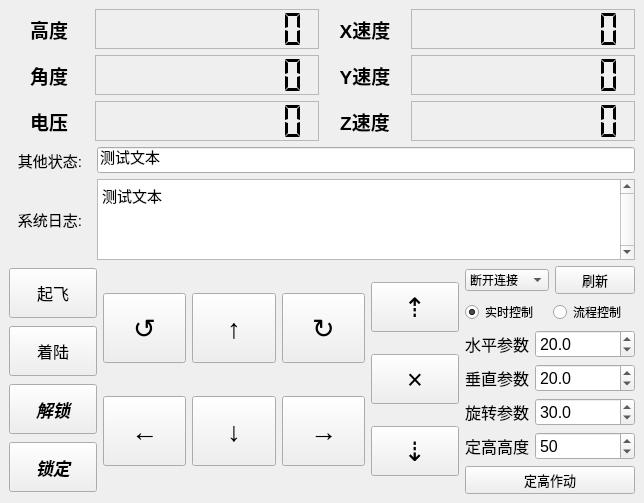
<?xml version="1.0" encoding="UTF-8"?>
<ui version="4.0">
 <class>MainWindow</class>
 <widget class="QMainWindow" name="MainWindow">
  <property name="geometry">
   <rect>
    <x>0</x>
    <y>0</y>
    <width>644</width>
    <height>503</height>
   </rect>
  </property>
  <property name="minimumSize">
   <size>
    <width>644</width>
    <height>503</height>
   </size>
  </property>
  <property name="maximumSize">
   <size>
    <width>644</width>
    <height>503</height>
   </size>
  </property>
  <property name="windowTitle">
   <string>上位机</string>
  </property>
  <widget class="QWidget" name="centralwidget">
   <layout class="QVBoxLayout" name="verticalLayout_8" stretch="0,0,1,0">
    <item>
     <layout class="QHBoxLayout" name="horizontalLayout_7">
      <item>
       <layout class="QVBoxLayout" name="verticalLayout">
        <item>
         <layout class="QHBoxLayout" name="horizontalLayout" stretch="0,1">
          <item>
           <widget class="QLabel" name="label">
            <property name="sizePolicy">
             <sizepolicy hsizetype="Minimum" vsizetype="Minimum">
              <horstretch>0</horstretch>
              <verstretch>0</verstretch>
             </sizepolicy>
            </property>
            <property name="minimumSize">
             <size>
              <width>80</width>
              <height>0</height>
             </size>
            </property>
            <property name="font">
             <font>
              <pointsize>14</pointsize>
              <bold>true</bold>
             </font>
            </property>
            <property name="frameShape">
             <enum>QFrame::NoFrame</enum>
            </property>
            <property name="midLineWidth">
             <number>0</number>
            </property>
            <property name="text">
             <string>高度</string>
            </property>
            <property name="alignment">
             <set>Qt::AlignCenter</set>
            </property>
           </widget>
          </item>
          <item>
           <widget class="QLCDNumber" name="lcd_h">
            <property name="minimumSize">
             <size>
              <width>0</width>
              <height>40</height>
             </size>
            </property>
            <property name="font">
             <font>
              <pointsize>7</pointsize>
             </font>
            </property>
            <property name="frameShape">
             <enum>QFrame::StyledPanel</enum>
            </property>
            <property name="smallDecimalPoint">
             <bool>true</bool>
            </property>
            <property name="digitCount">
             <number>9</number>
            </property>
            <property name="mode">
             <enum>QLCDNumber::Dec</enum>
            </property>
            <property name="segmentStyle">
             <enum>QLCDNumber::Flat</enum>
            </property>
            <property name="value" stdset="0">
             <double>0.000000000000000</double>
            </property>
            <property name="intValue" stdset="0">
             <number>0</number>
            </property>
           </widget>
          </item>
         </layout>
        </item>
        <item>
         <layout class="QHBoxLayout" name="horizontalLayout_2" stretch="0,1">
          <item>
           <widget class="QLabel" name="label_2">
            <property name="sizePolicy">
             <sizepolicy hsizetype="Minimum" vsizetype="Minimum">
              <horstretch>0</horstretch>
              <verstretch>0</verstretch>
             </sizepolicy>
            </property>
            <property name="minimumSize">
             <size>
              <width>80</width>
              <height>0</height>
             </size>
            </property>
            <property name="font">
             <font>
              <pointsize>14</pointsize>
              <bold>true</bold>
             </font>
            </property>
            <property name="frameShape">
             <enum>QFrame::NoFrame</enum>
            </property>
            <property name="midLineWidth">
             <number>0</number>
            </property>
            <property name="text">
             <string>角度</string>
            </property>
            <property name="alignment">
             <set>Qt::AlignCenter</set>
            </property>
           </widget>
          </item>
          <item>
           <widget class="QLCDNumber" name="lcd_d">
            <property name="minimumSize">
             <size>
              <width>0</width>
              <height>40</height>
             </size>
            </property>
            <property name="font">
             <font>
              <pointsize>7</pointsize>
             </font>
            </property>
            <property name="frameShape">
             <enum>QFrame::StyledPanel</enum>
            </property>
            <property name="smallDecimalPoint">
             <bool>true</bool>
            </property>
            <property name="digitCount">
             <number>9</number>
            </property>
            <property name="mode">
             <enum>QLCDNumber::Dec</enum>
            </property>
            <property name="segmentStyle">
             <enum>QLCDNumber::Flat</enum>
            </property>
            <property name="value" stdset="0">
             <double>0.000000000000000</double>
            </property>
            <property name="intValue" stdset="0">
             <number>0</number>
            </property>
           </widget>
          </item>
         </layout>
        </item>
        <item>
         <layout class="QHBoxLayout" name="horizontalLayout_3" stretch="0,1">
          <item>
           <widget class="QLabel" name="label_3">
            <property name="sizePolicy">
             <sizepolicy hsizetype="Minimum" vsizetype="Minimum">
              <horstretch>0</horstretch>
              <verstretch>0</verstretch>
             </sizepolicy>
            </property>
            <property name="minimumSize">
             <size>
              <width>80</width>
              <height>0</height>
             </size>
            </property>
            <property name="font">
             <font>
              <pointsize>14</pointsize>
              <bold>true</bold>
             </font>
            </property>
            <property name="frameShape">
             <enum>QFrame::NoFrame</enum>
            </property>
            <property name="midLineWidth">
             <number>0</number>
            </property>
            <property name="text">
             <string>电压</string>
            </property>
            <property name="alignment">
             <set>Qt::AlignCenter</set>
            </property>
           </widget>
          </item>
          <item>
           <widget class="QLCDNumber" name="lcd_v">
            <property name="minimumSize">
             <size>
              <width>0</width>
              <height>40</height>
             </size>
            </property>
            <property name="font">
             <font>
              <pointsize>7</pointsize>
             </font>
            </property>
            <property name="frameShape">
             <enum>QFrame::StyledPanel</enum>
            </property>
            <property name="smallDecimalPoint">
             <bool>true</bool>
            </property>
            <property name="digitCount">
             <number>9</number>
            </property>
            <property name="mode">
             <enum>QLCDNumber::Dec</enum>
            </property>
            <property name="segmentStyle">
             <enum>QLCDNumber::Flat</enum>
            </property>
            <property name="value" stdset="0">
             <double>0.000000000000000</double>
            </property>
            <property name="intValue" stdset="0">
             <number>0</number>
            </property>
           </widget>
          </item>
         </layout>
        </item>
       </layout>
      </item>
      <item>
       <layout class="QVBoxLayout" name="verticalLayout_2">
        <item>
         <layout class="QHBoxLayout" name="horizontalLayout_6" stretch="0,1">
          <item>
           <widget class="QLabel" name="label_6">
            <property name="sizePolicy">
             <sizepolicy hsizetype="Minimum" vsizetype="Minimum">
              <horstretch>0</horstretch>
              <verstretch>0</verstretch>
             </sizepolicy>
            </property>
            <property name="minimumSize">
             <size>
              <width>80</width>
              <height>0</height>
             </size>
            </property>
            <property name="font">
             <font>
              <pointsize>14</pointsize>
              <bold>true</bold>
             </font>
            </property>
            <property name="frameShape">
             <enum>QFrame::NoFrame</enum>
            </property>
            <property name="midLineWidth">
             <number>0</number>
            </property>
            <property name="text">
             <string>X速度</string>
            </property>
            <property name="alignment">
             <set>Qt::AlignCenter</set>
            </property>
           </widget>
          </item>
          <item>
           <widget class="QLCDNumber" name="lcd_x">
            <property name="minimumSize">
             <size>
              <width>0</width>
              <height>40</height>
             </size>
            </property>
            <property name="font">
             <font>
              <pointsize>7</pointsize>
             </font>
            </property>
            <property name="frameShape">
             <enum>QFrame::StyledPanel</enum>
            </property>
            <property name="smallDecimalPoint">
             <bool>true</bool>
            </property>
            <property name="digitCount">
             <number>9</number>
            </property>
            <property name="mode">
             <enum>QLCDNumber::Dec</enum>
            </property>
            <property name="segmentStyle">
             <enum>QLCDNumber::Flat</enum>
            </property>
            <property name="value" stdset="0">
             <double>0.000000000000000</double>
            </property>
            <property name="intValue" stdset="0">
             <number>0</number>
            </property>
           </widget>
          </item>
         </layout>
        </item>
        <item>
         <layout class="QHBoxLayout" name="horizontalLayout_4" stretch="0,1">
          <item>
           <widget class="QLabel" name="label_4">
            <property name="sizePolicy">
             <sizepolicy hsizetype="Minimum" vsizetype="Minimum">
              <horstretch>0</horstretch>
              <verstretch>0</verstretch>
             </sizepolicy>
            </property>
            <property name="minimumSize">
             <size>
              <width>80</width>
              <height>0</height>
             </size>
            </property>
            <property name="font">
             <font>
              <pointsize>14</pointsize>
              <bold>true</bold>
             </font>
            </property>
            <property name="frameShape">
             <enum>QFrame::NoFrame</enum>
            </property>
            <property name="midLineWidth">
             <number>0</number>
            </property>
            <property name="text">
             <string>Y速度</string>
            </property>
            <property name="alignment">
             <set>Qt::AlignCenter</set>
            </property>
           </widget>
          </item>
          <item>
           <widget class="QLCDNumber" name="lcd_y">
            <property name="minimumSize">
             <size>
              <width>0</width>
              <height>40</height>
             </size>
            </property>
            <property name="font">
             <font>
              <pointsize>7</pointsize>
             </font>
            </property>
            <property name="frameShape">
             <enum>QFrame::StyledPanel</enum>
            </property>
            <property name="smallDecimalPoint">
             <bool>true</bool>
            </property>
            <property name="digitCount">
             <number>9</number>
            </property>
            <property name="mode">
             <enum>QLCDNumber::Dec</enum>
            </property>
            <property name="segmentStyle">
             <enum>QLCDNumber::Flat</enum>
            </property>
            <property name="value" stdset="0">
             <double>0.000000000000000</double>
            </property>
            <property name="intValue" stdset="0">
             <number>0</number>
            </property>
           </widget>
          </item>
         </layout>
        </item>
        <item>
         <layout class="QHBoxLayout" name="horizontalLayout_5" stretch="0,1">
          <item>
           <widget class="QLabel" name="label_5">
            <property name="sizePolicy">
             <sizepolicy hsizetype="Minimum" vsizetype="Minimum">
              <horstretch>0</horstretch>
              <verstretch>0</verstretch>
             </sizepolicy>
            </property>
            <property name="minimumSize">
             <size>
              <width>80</width>
              <height>0</height>
             </size>
            </property>
            <property name="font">
             <font>
              <pointsize>14</pointsize>
              <bold>true</bold>
             </font>
            </property>
            <property name="frameShape">
             <enum>QFrame::NoFrame</enum>
            </property>
            <property name="midLineWidth">
             <number>0</number>
            </property>
            <property name="text">
             <string>Z速度</string>
            </property>
            <property name="alignment">
             <set>Qt::AlignCenter</set>
            </property>
           </widget>
          </item>
          <item>
           <widget class="QLCDNumber" name="lcd_z">
            <property name="minimumSize">
             <size>
              <width>0</width>
              <height>40</height>
             </size>
            </property>
            <property name="font">
             <font>
              <pointsize>7</pointsize>
             </font>
            </property>
            <property name="frameShape">
             <enum>QFrame::StyledPanel</enum>
            </property>
            <property name="smallDecimalPoint">
             <bool>true</bool>
            </property>
            <property name="digitCount">
             <number>9</number>
            </property>
            <property name="mode">
             <enum>QLCDNumber::Dec</enum>
            </property>
            <property name="segmentStyle">
             <enum>QLCDNumber::Flat</enum>
            </property>
            <property name="value" stdset="0">
             <double>0.000000000000000</double>
            </property>
            <property name="intValue" stdset="0">
             <number>0</number>
            </property>
           </widget>
          </item>
         </layout>
        </item>
       </layout>
      </item>
     </layout>
    </item>
    <item>
     <layout class="QHBoxLayout" name="horizontalLayout_15" stretch="0,1">
      <item>
       <widget class="QLabel" name="label_10">
        <property name="minimumSize">
         <size>
          <width>82</width>
          <height>0</height>
         </size>
        </property>
        <property name="font">
         <font>
          <pointsize>11</pointsize>
         </font>
        </property>
        <property name="text">
         <string>其他状态:</string>
        </property>
        <property name="alignment">
         <set>Qt::AlignCenter</set>
        </property>
       </widget>
      </item>
      <item>
       <widget class="QLineEdit" name="line_info">
        <property name="font">
         <font>
          <pointsize>11</pointsize>
         </font>
        </property>
        <property name="text">
         <string>测试文本</string>
        </property>
        <property name="dragEnabled">
         <bool>true</bool>
        </property>
        <property name="readOnly">
         <bool>true</bool>
        </property>
        <property name="placeholderText">
         <string/>
        </property>
       </widget>
      </item>
     </layout>
    </item>
    <item>
     <layout class="QHBoxLayout" name="horizontalLayout_16">
      <item>
       <widget class="QLabel" name="label_11">
        <property name="minimumSize">
         <size>
          <width>82</width>
          <height>0</height>
         </size>
        </property>
        <property name="font">
         <font>
          <pointsize>11</pointsize>
         </font>
        </property>
        <property name="text">
         <string>系统日志:</string>
        </property>
        <property name="alignment">
         <set>Qt::AlignCenter</set>
        </property>
       </widget>
      </item>
      <item>
       <widget class="QPlainTextEdit" name="text_log">
        <property name="font">
         <font>
          <pointsize>11</pointsize>
         </font>
        </property>
        <property name="verticalScrollBarPolicy">
         <enum>Qt::ScrollBarAlwaysOn</enum>
        </property>
        <property name="horizontalScrollBarPolicy">
         <enum>Qt::ScrollBarAlwaysOff</enum>
        </property>
        <property name="undoRedoEnabled">
         <bool>false</bool>
        </property>
        <property name="readOnly">
         <bool>true</bool>
        </property>
        <property name="plainText">
         <string>测试文本</string>
        </property>
       </widget>
      </item>
     </layout>
    </item>
    <item>
     <layout class="QHBoxLayout" name="horizontalLayout_14" stretch="1">
      <item>
       <layout class="QHBoxLayout" name="horizontalLayout_10" stretch="1,3,1,0">
        <item>
         <layout class="QVBoxLayout" name="verticalLayout_4">
          <item>
           <widget class="QPushButton" name="btn_takeoff">
            <property name="minimumSize">
             <size>
              <width>0</width>
              <height>50</height>
             </size>
            </property>
            <property name="font">
             <font>
              <pointsize>12</pointsize>
              <bold>false</bold>
             </font>
            </property>
            <property name="text">
             <string>起飞</string>
            </property>
           </widget>
          </item>
          <item>
           <widget class="QPushButton" name="btn_land">
            <property name="minimumSize">
             <size>
              <width>0</width>
              <height>50</height>
             </size>
            </property>
            <property name="font">
             <font>
              <pointsize>12</pointsize>
              <bold>false</bold>
             </font>
            </property>
            <property name="text">
             <string>着陆</string>
            </property>
           </widget>
          </item>
          <item>
           <widget class="QPushButton" name="btn_unlock">
            <property name="minimumSize">
             <size>
              <width>0</width>
              <height>50</height>
             </size>
            </property>
            <property name="font">
             <font>
              <pointsize>13</pointsize>
              <italic>true</italic>
              <bold>true</bold>
              <stylestrategy>PreferAntialias</stylestrategy>
             </font>
            </property>
            <property name="text">
             <string>解锁</string>
            </property>
           </widget>
          </item>
          <item>
           <widget class="QPushButton" name="btn_lock">
            <property name="minimumSize">
             <size>
              <width>0</width>
              <height>50</height>
             </size>
            </property>
            <property name="font">
             <font>
              <pointsize>13</pointsize>
              <italic>true</italic>
              <bold>true</bold>
              <stylestrategy>PreferAntialias</stylestrategy>
             </font>
            </property>
            <property name="text">
             <string>锁定</string>
            </property>
           </widget>
          </item>
         </layout>
        </item>
        <item>
         <layout class="QVBoxLayout" name="verticalLayout_5">
          <item>
           <layout class="QHBoxLayout" name="horizontalLayout_8">
            <item>
             <widget class="QPushButton" name="btn_l_turn">
              <property name="minimumSize">
               <size>
                <width>0</width>
                <height>70</height>
               </size>
              </property>
              <property name="font">
               <font>
                <pointsize>20</pointsize>
                <bold>false</bold>
               </font>
              </property>
              <property name="text">
               <string>↺</string>
              </property>
             </widget>
            </item>
            <item>
             <widget class="QPushButton" name="btn_forward">
              <property name="minimumSize">
               <size>
                <width>0</width>
                <height>70</height>
               </size>
              </property>
              <property name="font">
               <font>
                <pointsize>20</pointsize>
                <bold>false</bold>
               </font>
              </property>
              <property name="text">
               <string>↑</string>
              </property>
             </widget>
            </item>
            <item>
             <widget class="QPushButton" name="btn_r_turn">
              <property name="minimumSize">
               <size>
                <width>0</width>
                <height>70</height>
               </size>
              </property>
              <property name="font">
               <font>
                <pointsize>20</pointsize>
                <bold>false</bold>
               </font>
              </property>
              <property name="text">
               <string>↻</string>
              </property>
             </widget>
            </item>
           </layout>
          </item>
          <item>
           <layout class="QHBoxLayout" name="horizontalLayout_9">
            <item>
             <widget class="QPushButton" name="btn_left">
              <property name="minimumSize">
               <size>
                <width>0</width>
                <height>70</height>
               </size>
              </property>
              <property name="font">
               <font>
                <pointsize>20</pointsize>
                <bold>false</bold>
               </font>
              </property>
              <property name="text">
               <string>←</string>
              </property>
             </widget>
            </item>
            <item>
             <widget class="QPushButton" name="btn_backward">
              <property name="minimumSize">
               <size>
                <width>0</width>
                <height>70</height>
               </size>
              </property>
              <property name="font">
               <font>
                <pointsize>20</pointsize>
                <bold>false</bold>
               </font>
              </property>
              <property name="text">
               <string>↓</string>
              </property>
             </widget>
            </item>
            <item>
             <widget class="QPushButton" name="btn_right">
              <property name="minimumSize">
               <size>
                <width>0</width>
                <height>70</height>
               </size>
              </property>
              <property name="font">
               <font>
                <pointsize>20</pointsize>
                <bold>false</bold>
               </font>
              </property>
              <property name="text">
               <string>→</string>
              </property>
             </widget>
            </item>
           </layout>
          </item>
         </layout>
        </item>
        <item>
         <layout class="QVBoxLayout" name="verticalLayout_6">
          <item>
           <widget class="QPushButton" name="btn_up">
            <property name="minimumSize">
             <size>
              <width>0</width>
              <height>50</height>
             </size>
            </property>
            <property name="font">
             <font>
              <pointsize>20</pointsize>
              <bold>false</bold>
             </font>
            </property>
            <property name="text">
             <string>⇡</string>
            </property>
           </widget>
          </item>
          <item>
           <widget class="QPushButton" name="btn_stop">
            <property name="minimumSize">
             <size>
              <width>0</width>
              <height>50</height>
             </size>
            </property>
            <property name="font">
             <font>
              <pointsize>20</pointsize>
              <bold>false</bold>
             </font>
            </property>
            <property name="text">
             <string>×</string>
            </property>
           </widget>
          </item>
          <item>
           <widget class="QPushButton" name="btn_down">
            <property name="minimumSize">
             <size>
              <width>0</width>
              <height>50</height>
             </size>
            </property>
            <property name="font">
             <font>
              <pointsize>20</pointsize>
              <bold>false</bold>
             </font>
            </property>
            <property name="text">
             <string>⇣</string>
            </property>
           </widget>
          </item>
         </layout>
        </item>
        <item>
         <layout class="QVBoxLayout" name="verticalLayout_7">
          <item>
           <layout class="QHBoxLayout" name="horizontalLayout_17" stretch="1,0">
            <item>
             <widget class="QComboBox" name="combo_serial">
              <property name="font">
               <font>
                <pointsize>9</pointsize>
               </font>
              </property>
              <item>
               <property name="text">
                <string>断开连接</string>
               </property>
              </item>
             </widget>
            </item>
            <item>
             <widget class="QPushButton" name="btn_serial_update">
              <property name="font">
               <font>
                <pointsize>10</pointsize>
                <kerning>true</kerning>
               </font>
              </property>
              <property name="text">
               <string>刷新</string>
              </property>
              <property name="iconSize">
               <size>
                <width>0</width>
                <height>0</height>
               </size>
              </property>
             </widget>
            </item>
           </layout>
          </item>
          <item>
           <layout class="QHBoxLayout" name="horizontalLayout_20">
            <item>
             <widget class="QRadioButton" name="radio_control_realtime">
              <property name="text">
               <string>实时控制</string>
              </property>
              <property name="checked">
               <bool>true</bool>
              </property>
              <attribute name="buttonGroup">
               <string notr="true">buttonGroup</string>
              </attribute>
             </widget>
            </item>
            <item>
             <widget class="QRadioButton" name="radio_control_flow">
              <property name="text">
               <string>流程控制</string>
              </property>
              <attribute name="buttonGroup">
               <string notr="true">buttonGroup</string>
              </attribute>
             </widget>
            </item>
           </layout>
          </item>
          <item>
           <layout class="QHBoxLayout" name="horizontalLayout_11" stretch="0,1">
            <item>
             <widget class="QLabel" name="label_7">
              <property name="font">
               <font>
                <pointsize>12</pointsize>
               </font>
              </property>
              <property name="text">
               <string>水平参数</string>
              </property>
             </widget>
            </item>
            <item>
             <widget class="QDoubleSpinBox" name="box_hori_param">
              <property name="font">
               <font>
                <pointsize>12</pointsize>
               </font>
              </property>
              <property name="decimals">
               <number>1</number>
              </property>
              <property name="maximum">
               <double>100.000000000000000</double>
              </property>
              <property name="singleStep">
               <double>5.000000000000000</double>
              </property>
              <property name="value">
               <double>20.000000000000000</double>
              </property>
             </widget>
            </item>
           </layout>
          </item>
          <item>
           <layout class="QHBoxLayout" name="horizontalLayout_12" stretch="0,1">
            <item>
             <widget class="QLabel" name="label_8">
              <property name="font">
               <font>
                <pointsize>12</pointsize>
               </font>
              </property>
              <property name="text">
               <string>垂直参数</string>
              </property>
             </widget>
            </item>
            <item>
             <widget class="QDoubleSpinBox" name="box_vert_param">
              <property name="minimumSize">
               <size>
                <width>100</width>
                <height>0</height>
               </size>
              </property>
              <property name="font">
               <font>
                <pointsize>12</pointsize>
               </font>
              </property>
              <property name="decimals">
               <number>1</number>
              </property>
              <property name="maximum">
               <double>100.000000000000000</double>
              </property>
              <property name="singleStep">
               <double>5.000000000000000</double>
              </property>
              <property name="value">
               <double>20.000000000000000</double>
              </property>
             </widget>
            </item>
           </layout>
          </item>
          <item>
           <layout class="QHBoxLayout" name="horizontalLayout_21" stretch="0,1">
            <item>
             <widget class="QLabel" name="label_12">
              <property name="font">
               <font>
                <pointsize>12</pointsize>
               </font>
              </property>
              <property name="text">
               <string>旋转参数</string>
              </property>
             </widget>
            </item>
            <item>
             <widget class="QDoubleSpinBox" name="box_spin_param">
              <property name="font">
               <font>
                <pointsize>12</pointsize>
               </font>
              </property>
              <property name="decimals">
               <number>1</number>
              </property>
              <property name="maximum">
               <double>100.000000000000000</double>
              </property>
              <property name="singleStep">
               <double>5.000000000000000</double>
              </property>
              <property name="value">
               <double>30.000000000000000</double>
              </property>
             </widget>
            </item>
           </layout>
          </item>
          <item>
           <layout class="QHBoxLayout" name="horizontalLayout_13" stretch="0,1">
            <item>
             <widget class="QLabel" name="label_9">
              <property name="font">
               <font>
                <pointsize>12</pointsize>
               </font>
              </property>
              <property name="text">
               <string>定高高度</string>
              </property>
             </widget>
            </item>
            <item>
             <widget class="QDoubleSpinBox" name="box_height">
              <property name="minimumSize">
               <size>
                <width>100</width>
                <height>0</height>
               </size>
              </property>
              <property name="font">
               <font>
                <pointsize>12</pointsize>
               </font>
              </property>
              <property name="decimals">
               <number>0</number>
              </property>
              <property name="maximum">
               <double>200.000000000000000</double>
              </property>
              <property name="singleStep">
               <double>10.000000000000000</double>
              </property>
              <property name="stepType">
               <enum>QAbstractSpinBox::DefaultStepType</enum>
              </property>
              <property name="value">
               <double>50.000000000000000</double>
              </property>
             </widget>
            </item>
           </layout>
          </item>
          <item>
           <widget class="QPushButton" name="btn_set_h">
            <property name="font">
             <font>
              <pointsize>10</pointsize>
             </font>
            </property>
            <property name="text">
             <string>定高作动</string>
            </property>
            <property name="iconSize">
             <size>
              <width>8</width>
              <height>16</height>
             </size>
            </property>
           </widget>
          </item>
         </layout>
        </item>
       </layout>
      </item>
     </layout>
    </item>
   </layout>
  </widget>
 </widget>
 <resources/>
 <connections/>
 <buttongroups>
  <buttongroup name="buttonGroup"/>
 </buttongroups>
</ui>
